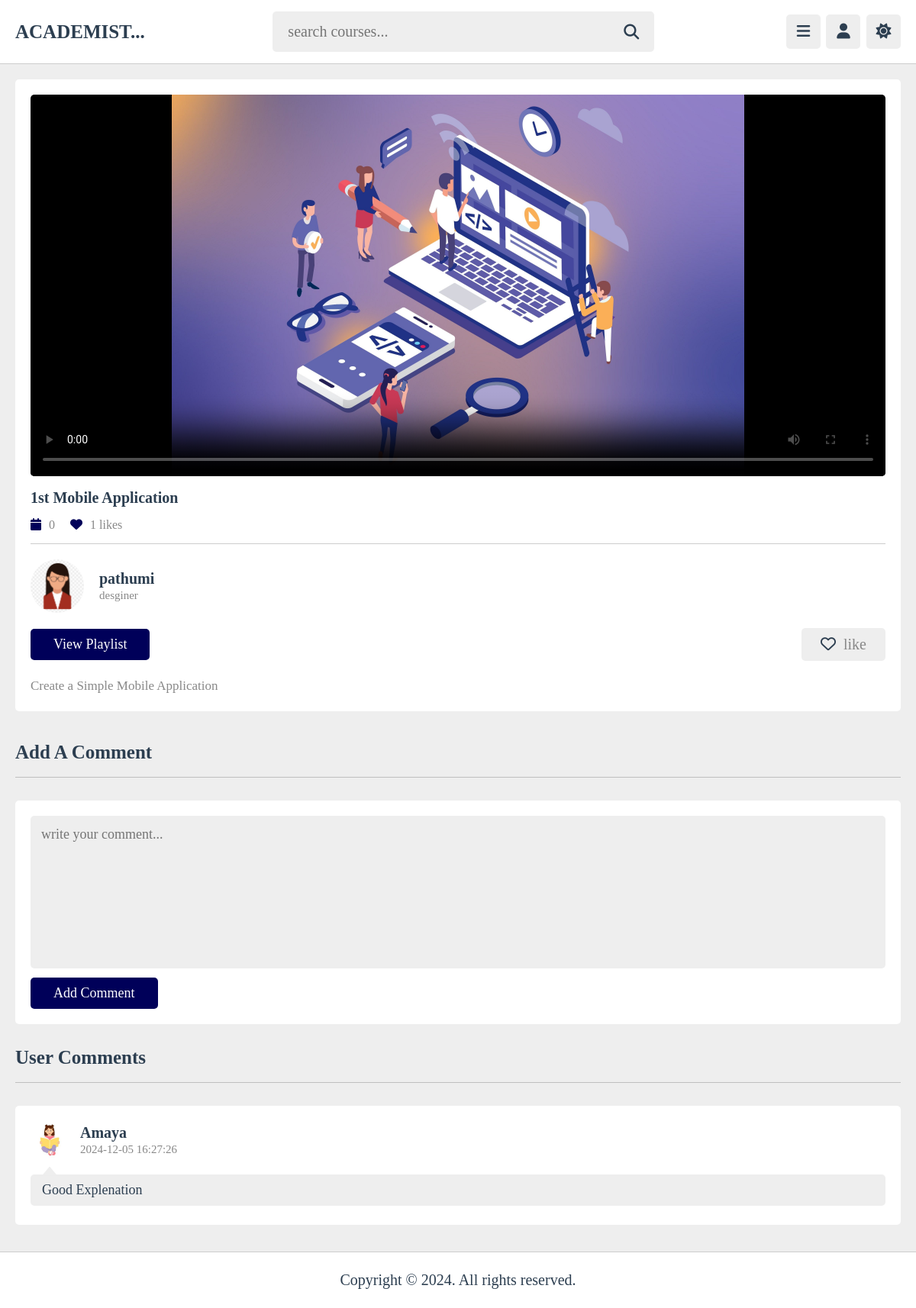
Screenshot of /watch_video.php?get_id=1 (signed in) with the database file from the repository.
### tables this page shows
CREATE TABLE IF NOT EXISTS `content` (
  `id` varchar(20) NOT NULL,
  `tutor_id` varchar(20) NOT NULL,
  `playlist_id` varchar(20) NOT NULL,
  `title` varchar(100) NOT NULL,
  `description` varchar(1000) NOT NULL,
  `video` varchar(100) NOT NULL,
  `thumb` varchar(100) NOT NULL,
  `date` int NOT NULL,
  `status` varchar(20) NOT NULL DEFAULT 'deactive'
);

CREATE TABLE IF NOT EXISTS `tutors` (
  `id` varchar(20) NOT NULL,
  `name` varchar(50) NOT NULL,
  `profession` varchar(50) NOT NULL,
  `email` varchar(50) NOT NULL,
  `password` varchar(50) NOT NULL,
  `failed_attempts` int DEFAULT '0',
  `last_failed_time` int DEFAULT NULL,
  `image` varchar(100) NOT NULL,
  `user_id` varchar(20) NOT NULL
);

CREATE TABLE IF NOT EXISTS `comment` (
  `id` varchar(20) NOT NULL,
  `content_id` varchar(20) NOT NULL,
  `user_id` varchar(20) NOT NULL,
  `tutor_id` varchar(20) NOT NULL,
  `comment` text NOT NULL,
  `date` timestamp NULL DEFAULT CURRENT_TIMESTAMP,
  PRIMARY KEY (`id`),
  KEY `content_id` (`content_id`),
  KEY `user_id` (`user_id`),
  KEY `tutor_id` (`tutor_id`)
);

CREATE TABLE IF NOT EXISTS `users` (
  `id` varchar(20) NOT NULL,
  `name` varchar(50) NOT NULL,
  `email` varchar(50) NOT NULL,
  `password` varchar(50) NOT NULL,
  `image` varchar(100) NOT NULL
);

### watch_video.php (the view, shortened to what this page needs)
<?php
include 'components/connect.php';
if(isset($_COOKIE['user_id'])){
   $user_id = $_COOKIE['user_id'];
}else{
   $user_id = '';
}
if(isset($_GET['get_id'])){
   $get_id = $_GET['get_id'];
}else{
   $get_id = '';
   header('location:home.php');
}
?>
<!DOCTYPE html>
<html lang="en">
<head>
   <link rel="stylesheet" href="https://cdnjs.cloudflare.com/ajax/libs/font-awesome/6.2.0/css/all.min.css">
   <link rel="stylesheet" href="css/style.css">
</head>
<body>
<?php include 'components/user_header.php'; ?>
<section class="watch-video">
   <?php
      $select_content = $conn->prepare("SELECT * FROM `content` WHERE id = ? AND status = ?");
      $select_content->execute([$get_id, 'active']);
      if($select_content->rowCount() > 0){
         while($fetch_content = $select_content->fetch(PDO::FETCH_ASSOC)){
            $content_id = $fetch_content['id'];
            $select_likes = $conn->prepare("SELECT * FROM `likes` WHERE content_id = ?");
            $select_likes->execute([$content_id]);
            $total_likes = $select_likes->rowCount();
            $verify_likes = $conn->prepare("SELECT * FROM `likes` WHERE user_id = ? AND content_id = ?");
            $verify_likes->execute([$user_id, $content_id]);
            $select_tutor = $conn->prepare("SELECT * FROM `tutors` WHERE id = ? LIMIT 1");
            $select_tutor->execute([$fetch_content['tutor_id']]);
            $fetch_tutor = $select_tutor->fetch(PDO::FETCH_ASSOC);
   ?>
   <div class="video-details">
      <video src="uploaded_files/<?= $fetch_content['video']; ?>" class="video" poster="uploaded_files/<?= $fetch_content['thumb']; ?>" controls autoplay></video>
      <h3 class="title"><?= $fetch_content['title']; ?></h3>
      <div class="info">
         <p><i class="fas fa-calendar"></i><span><?= $fetch_content['date']; ?></span></p>
         <p><i class="fas fa-heart"></i><span><?= $total_likes; ?> likes</span></p>
      </div>
      <div class="tutor">
         <img src="uploaded_files/<?= $fetch_tutor['image']; ?>" alt="">
         <div>
            <h3><?= $fetch_tutor['name']; ?></h3>
            <span><?= $fetch_tutor['profession']; ?></span>
         </div>
      </div>
      <form action="" method="post" class="flex">
         <a href="playlist.php?get_id=<?= $fetch_content['playlist_id']; ?>" class="inline-btn">view playlist</a>
         <?php
            if($verify_likes->rowCount() > 0){
         ?>
         <button type="submit" name="like_content"><i class="fas fa-heart"></i><span>liked</span></button>
         <?php
         }else{
         ?>
         <button type="submit" name="like_content"><i class="far fa-heart"></i><span>like</span></button>
         <?php
            }
         ?>
      </form>
      <div class="description"><p><?= $fetch_content['description']; ?></p></div>
   </div>
   <?php
         }
      }else{
         echo '<p class="empty">no videos added yet!</p>';
      }
   ?>
</section>
<section class="comments">
   <h1 class="heading">add a comment</h1>
   <form action="" method="post" class="add-comment">
      <textarea name="comment_box" required placeholder="write your comment..." maxlength="1000" cols="30" rows="10"></textarea>
      <input type="submit" value="add comment" name="add_comment" class="inline-btn">
   </form>
   <h1 class="heading">user comments</h1>
   <div class="show-comments">
      <?php
         $select_comments = $conn->prepare("SELECT * FROM `comment` WHERE content_id = ?");
         $select_comments->execute([$get_id]);
         if($select_comments->rowCount() > 0){
            while($fetch_comment = $select_comments->fetch(PDO::FETCH_ASSOC)){
               $select_commentor = $conn->prepare("SELECT * FROM `users` WHERE id = ?");
               $select_commentor->execute([$fetch_comment['user_id']]);
               $fetch_commentor = $select_commentor->fetch(PDO::FETCH_ASSOC);
      ?>
      <div class="box" style="<?php if($fetch_comment['user_id'] == $user_id){echo 'order:-1;';} ?>">
         <div class="user">
            <img src="uploaded_files/<?= $fetch_commentor['image']; ?>" alt="">
            <div>
               <h3><?= $fetch_commentor['name']; ?></h3>
               <span><?= $fetch_comment['date']; ?></span>
            </div>
         </div>
         <p class="text"><?= $fetch_comment['comment']; ?></p>
      </div>
      <?php
       }
      }else{
         echo '<p class="empty">no comments added yet!</p>';
      }
      ?>
      </div>
</section>
<?php include 'components/footer.php'; ?>
</body>
</html>

### css/style.css (style rules this page uses)
:root { --main-color:#000059; --blue :#000059; --red:#e74c3c; --oragen:#720000; --white:#fff; --black:#2c3e50; --light-color:#888; --light-bg:#eee; --gray:##b5b5b5; --border:.1rem solid rgba(0,0,0,.2); }
* { font-family: "Lisu Bosa", serif; margin: 0; padding: 0; box-sizing: border-box; outline: none; border: none; text-decoration: none; }
html { font-size: 62.5%; overflow-x: hidden; }
body { background-color: var(--light-bg); padding-left: 30rem; }
section { padding:2rem; max-width: 1200px; margin: 0 auto; }
.btn, .option-btn, .delete-btn, .inline-btn, .inline-option-btn, .inline-delete-btn { border-radius: .5rem; padding: 1rem 3rem; font-size: 1.8rem; color: #fff; margin-top: 1rem; text-transform: capitalize; cursor: pointer; text-align: center; }
.inline-btn, .inline-option-btn, .inline-delete-btn { display: inline-block; }
.btn, .inline-btn { background-color: var(--main-color); }
.heading { padding-bottom: 1.8rem; border-bottom: var(--border); font-size: 2.5rem; color: var(--black); text-transform: capitalize; margin-bottom: 3rem; }
.watch-video .video-details { background-color: var(--white); padding: 2rem; border-radius: .5rem; }
.watch-video .video-details .video { width: 100%; border-radius: .5rem; background: #000; height: 50rem; }
.watch-video .video-details .title { font-size: 2rem; color: var(--black); padding: 1.5rem 0; }
.watch-video .video-details .info { display: flex; gap: 2rem; padding-bottom: 1.5rem; border-bottom: var(--border); }
.watch-video .video-details .info p { font-size:1.6rem; }
.watch-video .video-details .info p i { margin-right: 1rem; color: var(--main-color); }
.watch-video .video-details .info p span { color: var(--light-color); }
.watch-video .video-details .tutor { padding: 2rem 0; display: flex; align-items: center; gap: 2rem; }
.watch-video .video-details .tutor img { height: 7rem; width: 7rem; border-radius: 50%; object-fit: cover; }
.watch-video .video-details .tutor h3 { font-size: 2rem; color: var(--black); margin-bottom: .2rem; }
.watch-video .video-details .tutor span { color: var(--light-color); font-size: 1.5rem; }
.watch-video .video-details .flex { display: flex; align-items: center; gap: 1.5rem; justify-content: space-between; }
.watch-video .video-details .flex a { margin-top: 0; }
.watch-video .video-details .flex button { background-color: var(--light-bg); cursor: pointer; padding: 1rem 2.5rem; font-size: 2rem; border-radius: .5rem; }
.watch-video .video-details .flex button i { color: var(--black); margin-right: 1rem; }
.watch-video .video-details .flex button span { color: var(--light-color); }
.watch-video .video-details .description { padding-top: 2rem; }
.watch-video .video-details .description p { line-height: 1.5; font-size: 1.7rem; color: var(--light-color); white-space: pre-line; }
.comments .add-comment { background-color: var(--white); border-radius: .5rem; margin-bottom: 3rem; padding: 2rem; }
.comments .add-comment textarea { border-radius: .5rem; padding: 1.4rem; width: 100%; height: 20rem; background-color: var(--light-bg); resize: none; font-size: 1.8rem; color: var(--black); }
.comments .show-comments { background-color: var(--white); border-radius: .5rem; padding: 2rem; display: grid; gap: 2.5rem; }
.comments .show-comments .user { display: flex; align-items: center; gap: 1.5rem; margin-bottom: 2rem; }
.comments .show-comments .user img { height: 5rem; width: 5rem; border-radius: 50%; object-fit: cover; }
.comments .show-comments .user h3 { font-size: 2rem; color: var(--black); margin-bottom: .2rem; }
.comments .show-comments .user span { color: var(--light-color); font-size: 1.5rem; }
.comments .show-comments .text { border-radius: .5rem; background-color: var(--light-bg); padding: 1rem 1.5rem; color: var(--black); margin: .5rem 0; position: relative; z-index: 0; white-space: pre-line; font-size: 1.8rem; }
.comments .show-comments .text::before { content: ''; position: absolute; top: -1rem; left: 1.5rem; height: 1.2rem; width: 2rem; background-color: var(--light-bg); clip-path: polygon(50% 0%, 0% 100%, 100% 100%); }
@media (max-width:1200px) { body { padding-left: 0; } }

### rows the page displays
content: title "1st Mobile Application", date "0", total_likes "1", tutor.image (picture), tutor.name "pathumi", tutor.profession "desginer", description "Create a Simple Mobile Application"
comment: user.image (picture), user.name "Amaya", date "2024-12-05 16:27:26", comment "Good Explenation"
